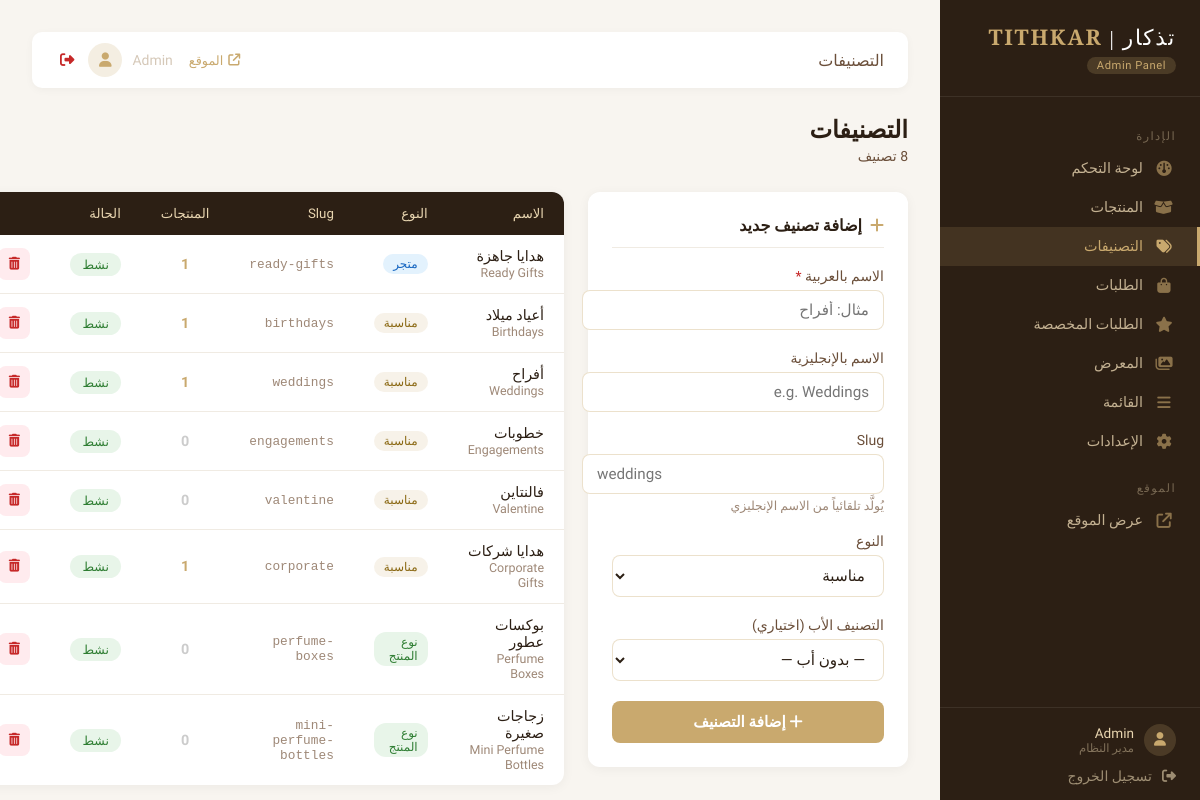
Screenshot of /admin/categories.php (signed in) with the database file from the repository.
### tables this page shows
CREATE TABLE IF NOT EXISTS categories (
    id        INT AUTO_INCREMENT PRIMARY KEY,
    name_ar   VARCHAR(255) NOT NULL,
    name_en   VARCHAR(255) NOT NULL,
    slug      VARCHAR(255) NOT NULL UNIQUE,
    type      ENUM('shop','occasion','style','product_type') NOT NULL,
    parent_id INT          NULL DEFAULT NULL,
    status    ENUM('active','inactive') NOT NULL DEFAULT 'active',
    CONSTRAINT fk_category_parent
        FOREIGN KEY (parent_id) REFERENCES categories(id) ON DELETE SET NULL
);

### admin/categories.php (the view, shortened to what this page needs)
<?php
require_once __DIR__ . '/../includes/functions.php';
$categories = $pdo->query(
    "SELECT c.*, COUNT(p.id) AS product_count
     FROM categories c
     LEFT JOIN products p ON p.category_id = c.id
     GROUP BY c.id
     ORDER BY c.type, c.name_ar"
)->fetchAll();
$typeLabels = [
    'shop'         => 'متجر',
    'occasion'     => 'مناسبة',
    'style'        => 'ستايل',
    'product_type' => 'نوع المنتج',
];
$formData = [
    'name_ar'   => $_POST['name_ar']   ?? '',
    'name_en'   => $_POST['name_en']   ?? '',
    'slug'      => $_POST['slug']      ?? '',
    'type'      => $_POST['type']      ?? 'occasion',
    'parent_id' => $_POST['parent_id'] ?? '',
];
$pageTitle = 'التصنيفات';
?>
<!DOCTYPE html>
<html lang="ar" dir="rtl">
<head>
<link rel="stylesheet" href="https://cdnjs.cloudflare.com/ajax/libs/font-awesome/6.5.1/css/all.min.css">
<link rel="stylesheet" href="<?= SITE_URL ?>/assets/css/admin.css">
</head>
<body class="admin-body">
<div class="admin-layout">
<?php include __DIR__ . '/partials/sidebar.php'; ?>
<div class="admin-content">
<?php include __DIR__ . '/partials/topbar.php'; ?>
<div class="admin-page-header">
    <div>
        <h1 class="admin-page-title">التصنيفات</h1>
        <div class="admin-page-subtitle"><?= count($categories) ?> تصنيف</div>
    </div>
</div>
<div class="cats-layout">
    <div>
        <div class="add-form-card">
            <h3><i class="fas fa-plus" style="color:#C9A96E;margin-left:8px;"></i>إضافة تصنيف جديد</h3>
            <form method="POST" class="admin-form">
                <div class="form-group">
                    <label>الاسم بالعربية <span style="color:#C62828;">*</span></label>
                    <input type="text" name="name_ar"
                           value="<?= htmlspecialchars($formData['name_ar'], ENT_QUOTES) ?>"
                           placeholder="مثال: أفراح" required>
                </div>
                <div class="form-group">
                    <label>الاسم بالإنجليزية</label>
                    <input type="text" name="name_en" id="catNameEn"
                           value="<?= htmlspecialchars($formData['name_en'], ENT_QUOTES) ?>"
                           placeholder="e.g. Weddings">
                </div>
                <div class="form-group">
                    <label>Slug</label>
                    <input type="text" name="slug" id="catSlug" dir="ltr"
                           value="<?= htmlspecialchars($formData['slug'], ENT_QUOTES) ?>"
                           placeholder="weddings" pattern="[a-z0-9-]+">
                    <div class="form-hint">يُولَّد تلقائياً من الاسم الإنجليزي</div>
                </div>
                <div class="form-group">
                    <label>النوع</label>
                    <select name="type">
                        <option value="occasion"     <?= $formData['type'] === 'occasion'     ? 'selected' : '' ?>>مناسبة</option>
                    </select>
                </div>
                <div class="form-group">
                    <label>التصنيف الأب (اختياري)</label>
                    <select name="parent_id">
                        <option value="">— بدون أب —</option>
                    </select>
                </div>
                <button type="submit"
                        style="width:100%;padding:12px;background:#C9A96E;color:#fff;border:none;
                               border-radius:8px;font-family:inherit;font-size:0.95rem;font-weight:700;
                               cursor:pointer;transition:background .2s;"
                        onmouseover="this.style.background='#b8945a'"
                        onmouseout="this.style.background='#C9A96E'">
                    <i class="fas fa-plus"></i> إضافة التصنيف
                </button>
            </form>
        </div>
    </div>
    <div>
        <div class="admin-table-wrap">
            <table>
                <thead>
                    <tr>
                        <th>الاسم</th>
                        <th>النوع</th>
                        <th>Slug</th>
                        <th style="text-align:center;">المنتجات</th>
                        <th>الحالة</th>
                        <th></th>
                    </tr>
                </thead>
                <tbody>
                <?php if (empty($categories)): ?>
                    <tr><td colspan="6" style="text-align:center;color:#9E8877;padding:40px;">
                        لا توجد تصنيفات بعد
                    </td></tr>
                <?php else: ?>
                    <?php foreach ($categories as $cat): ?>
                    <tr>
                        <td>
                            <div style="font-weight:500;"><?= htmlspecialchars($cat['name_ar'], ENT_QUOTES) ?></div>
                            <div style="font-size:0.78rem;color:#9E8877;"><?= htmlspecialchars($cat['name_en'], ENT_QUOTES) ?></div>
                        </td>
                        <td>
                            <span class="type-pill type-<?= htmlspecialchars($cat['type'], ENT_QUOTES) ?>">
                                <?= $typeLabels[$cat['type']] ?? htmlspecialchars($cat['type'], ENT_QUOTES) ?>
                            </span>
                        </td>
                        <td style="font-size:0.8rem;color:#9E8877;font-family:monospace;direction:ltr;text-align:right;">
                            <?= htmlspecialchars($cat['slug'], ENT_QUOTES) ?>
                        </td>
                        <td style="text-align:center;font-weight:600;color:<?= (int)$cat['product_count'] > 0 ? '#C9A96E' : '#ccc' ?>;">
                            <?= (int)$cat['product_count'] ?>
                        </td>
                        <td>
                            <button class="status-toggle-btn"
                                    data-cat-id="<?= (int)$cat['id'] ?>"
                                    data-status="<?= htmlspecialchars($cat['status'], ENT_QUOTES) ?>">
                                <span class="badge <?= $cat['status'] === 'active' ? 'badge-active' : 'badge-inactive' ?>">
                                    <?= $cat['status'] === 'active' ? 'نشط' : 'غير نشط' ?>
                                </span>
                            </button>
                        </td>
                        <td>
                            <form method="POST" style="display:inline;"
                                  onsubmit="return confirm('هل تريد حذف تصنيف \'<?= htmlspecialchars(addslashes($cat['name_ar']), ENT_QUOTES) ?>\'؟')">
                                <button type="submit" class="btn-icon btn-icon-delete" title="حذف">
                                    <i class="fas fa-trash-can"></i>
                                </button>
                            </form>
                        </td>
                    </tr>
                    <?php endforeach; ?>
                <?php endif; ?>
                </tbody>
            </table>
        </div>
    </div>
</div>
</div>
</div>
</body>
</html>

### admin/partials/sidebar.php (shortened to what this page needs)
<?php
$_activePage = basename($_SERVER['PHP_SELF'], '.php');
$_navItems = [
    ['icon' => 'fa-gauge',                   'label' => 'لوحة التحكم',      'page' => 'index',                   'href' => 'index.php'],
    ['icon' => 'fa-box-open',                'label' => 'المنتجات',          'page' => 'products',                'href' => 'products.php'],
    ['icon' => 'fa-tags',                    'label' => 'التصنيفات',         'page' => 'categories',              'href' => 'categories.php'],
    ['icon' => 'fa-shopping-bag',            'label' => 'الطلبات',           'page' => 'orders',                  'href' => 'orders.php'],
    ['icon' => 'fa-star',                    'label' => 'الطلبات المخصصة',  'page' => 'custom-requests',         'href' => 'custom-requests.php'],
    ['icon' => 'fa-images',                  'label' => 'المعرض',            'page' => 'gallery',                 'href' => 'gallery.php'],
    ['icon' => 'fa-bars',                    'label' => 'القائمة',           'page' => 'menu',                    'href' => 'menu.php'],
    ['icon' => 'fa-gear',                    'label' => 'الإعدادات',         'page' => 'settings',                'href' => 'settings.php'],
];
?>
<aside class="admin-sidebar" id="adminSidebar">
    <div class="sidebar-logo">
        <a href="index.php">تذكار | <span>TITHKAR</span></a>
        <div class="admin-badge">Admin Panel</div>
    </div>
    <nav class="sidebar-nav">
        <span class="nav-section-label">الإدارة</span>
        <?php foreach ($_navItems as $item): ?>
        <a href="<?= $item['href'] ?>"
           class="<?= $_activePage === $item['page'] ? 'active' : '' ?>">
            <i class="fas <?= $item['icon'] ?>"></i>
            <?= $item['label'] ?>
        </a>
        <?php endforeach; ?>
        <span class="nav-section-label">الموقع</span>
        <a href="<?= SITE_URL ?>/" target="_blank" rel="noopener noreferrer">
            <i class="fas fa-arrow-up-right-from-square"></i>
            عرض الموقع
        </a>
    </nav>
    <div class="sidebar-footer">
        <div style="display:flex;align-items:center;gap:10px;margin-bottom:12px;">
            <div style="width:32px;height:32px;border-radius:50%;background:rgba(201,169,110,0.2);
                        display:flex;align-items:center;justify-content:center;
                        color:#C9A96E;font-size:0.85rem;flex-shrink:0;">
                <i class="fas fa-user"></i>
            </div>
            <div>
                <div style="font-size:0.85rem;color:#E8D5B0;font-weight:500;">
                    <?= htmlspecialchars($_SESSION['admin_name'] ?? 'Admin', ENT_QUOTES) ?>
                </div>
                <div style="font-size:0.72rem;color:rgba(232,213,176,0.45);">مدير النظام</div>
            </div>
        </div>
        <a href="logout.php">
            <i class="fas fa-right-from-bracket"></i>
            تسجيل الخروج
        </a>
    </div>
</aside>

### admin/partials/topbar.php (shortened to what this page needs)
<?php
$pageTitle = $pageTitle ?? 'لوحة التحكم';
?>
<div class="admin-topbar">
    <div style="display:flex;align-items:center;gap:14px;">
        <div class="admin-topbar-title">
            <?= htmlspecialchars($pageTitle, ENT_QUOTES) ?>
        </div>
    </div>
    <div class="admin-user-info">
        <a href="<?= SITE_URL ?>/" target="_blank" rel="noopener noreferrer"
           style="color:#C9A96E;font-size:0.8rem;text-decoration:none;
                  display:flex;align-items:center;gap:5px;margin-left:6px;">
            <i class="fas fa-arrow-up-right-from-square" style="font-size:0.75rem;"></i>
            الموقع
        </a>
        <span style="color:#D5C8B8;"><?= htmlspecialchars($_SESSION['admin_name'] ?? 'Admin', ENT_QUOTES) ?></span>
        <div class="admin-user-avatar">
            <i class="fas fa-user"></i>
        </div>
        <a href="logout.php" title="تسجيل الخروج"
           style="color:#C62828;font-size:0.9rem;text-decoration:none;padding:4px;">
            <i class="fas fa-right-from-bracket"></i>
        </a>
    </div>
</div>

### admin/categories.php (style rules this page uses)
.cats-layout { display:grid;grid-template-columns:320px 1fr;gap:24px;align-items:start; }
.add-form-card { background:#fff;border-radius:12px;padding:24px;box-shadow:0 2px 12px rgba(0,0,0,.05);position:sticky;top:20px; }
.add-form-card h3 { font-size:1rem;font-weight:600;color:#2C1F14;margin:0 0 20px; padding-bottom:12px;border-bottom:1px solid #F0EBE3; }
.status-toggle-btn { background:none;border:none;cursor:pointer;padding:0; }
.type-pill { display:inline-block;padding:3px 10px;border-radius:12px;font-size:0.75rem;font-weight:500; }
.type-shop { background:#E3F2FD;color:#1565C0; }
.type-occasion { background:rgba(201,169,110,.15);color:#8B6914; }
.type-product_type { background:#E8F5E9;color:#2E7D32; }

### rows the page displays
categories: name_ar "هدايا جاهزة", name_en "Ready Gifts", type "متجر", slug "ready-gifts", product_count "1", status "نشط"
categories: name_ar "أعياد ميلاد", name_en "Birthdays", type "مناسبة", slug "birthdays", product_count "1", status "نشط"
categories: name_ar "أفراح", name_en "Weddings", type "مناسبة", slug "weddings", product_count "1", status "نشط"
categories: name_ar "خطوبات", name_en "Engagements", type "مناسبة", slug "engagements", product_count "0", status "نشط"
categories: name_ar "فالنتاين", name_en "Valentine", type "مناسبة", slug "valentine", product_count "0", status "نشط"
categories: name_ar "هدايا شركات", name_en "Corporate Gifts", type "مناسبة", slug "corporate", product_count "1", status "نشط"
categories: name_ar "بوكسات عطور", name_en "Perfume Boxes", type "نوع المنتج", slug "perfume-boxes", product_count "0", status "نشط"
categories: name_ar "زجاجات صغيرة", name_en "Mini Perfume Bottles", type "نوع المنتج", slug "mini-perfume-bottles", product_count "0", status "نشط"

### other values shown
$item['label'] "لوحة التحكم"
$item['label'] "المنتجات"
$item['label'] "التصنيفات"
$item['label'] "الطلبات"
$item['label'] "الطلبات المخصصة"
$item['label'] "المعرض"
$item['label'] "القائمة"
$item['label'] "الإعدادات"
$_SESSION['admin_name'] "Admin"
$pageTitle "التصنيفات"
count($categories) "8"
